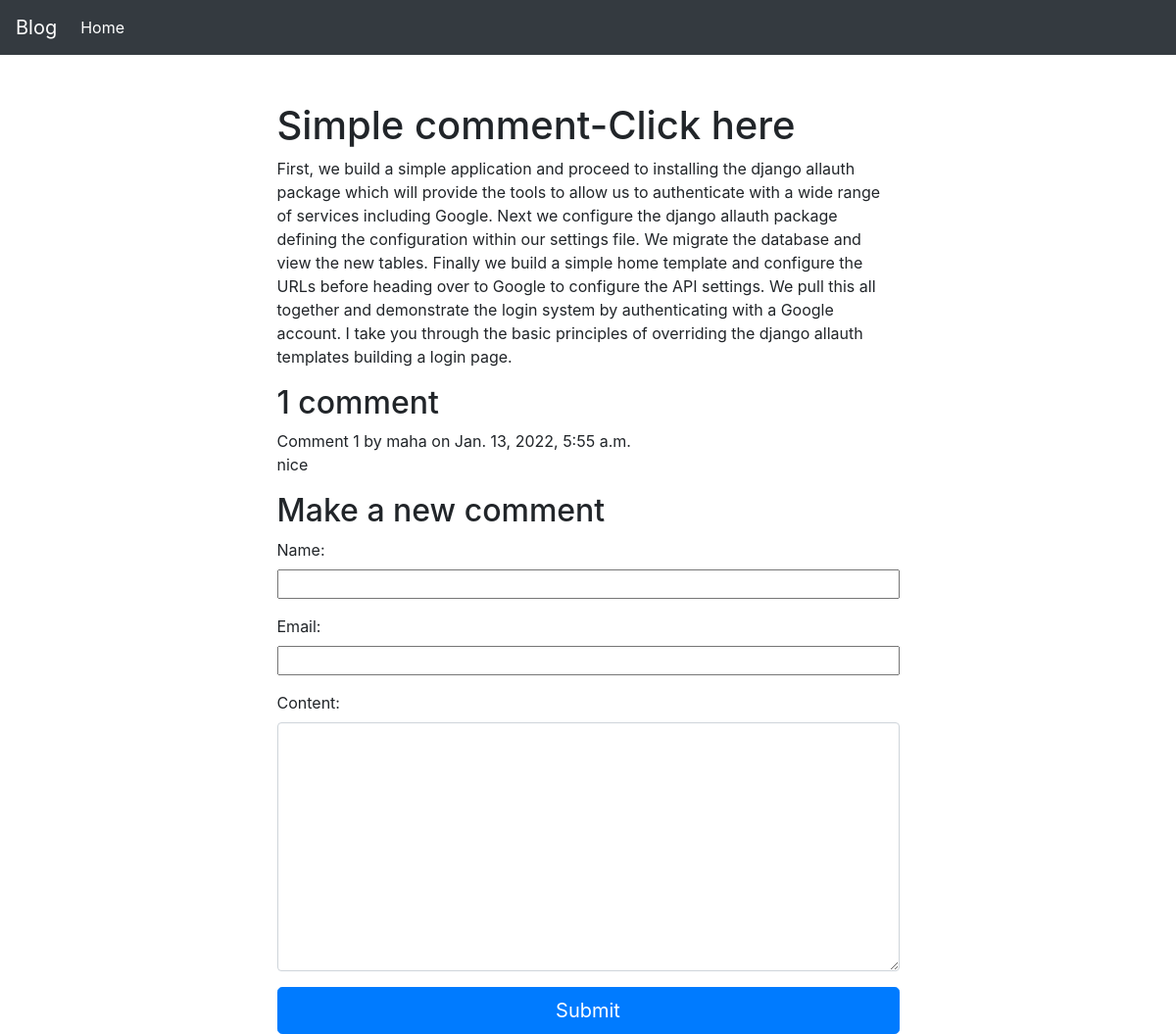
/Random_commands/, run on an earlier commit of the app's database.
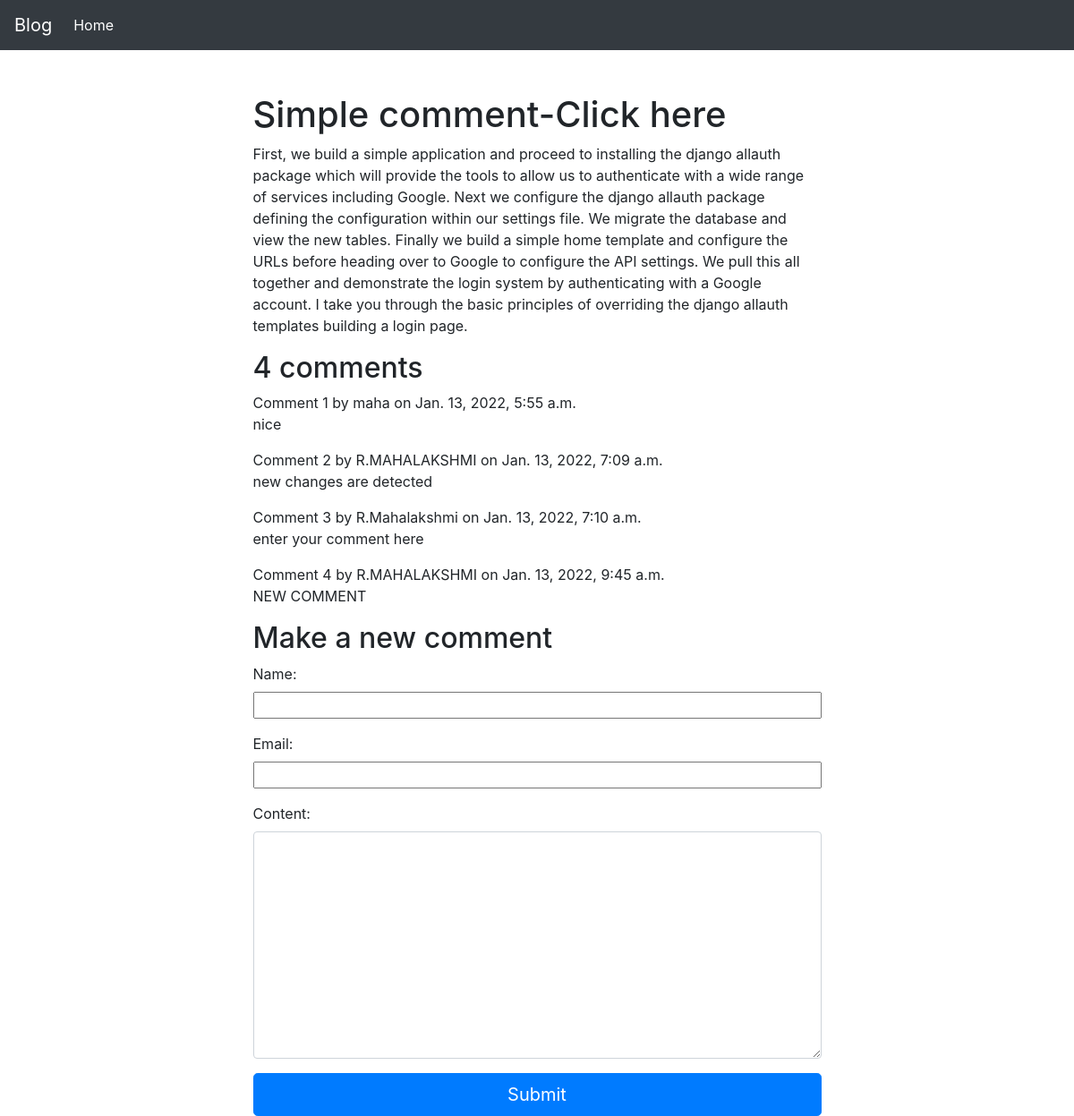
And on a later commit of the database.
### blog/models.py (models this page shows, shortened)
class Post(models.Model):
    class NewManager(models.Manager):
        def get_queryset(self):
            return super().get_queryset() .filter(status='published')
    options = (
        ('draft', 'Draft'),
        ('published', 'Published'),
    )
    title = models.CharField(max_length=250)
    excerpt = models.TextField(null=True)
    slug = models.SlugField(max_length=250, unique_for_date='publish')
    publish = models.DateTimeField(default=timezone.now)
    author = models.ForeignKey(
        User, on_delete=models.CASCADE, related_name='blog_posts')
    content = models.TextField()
    status = models.CharField(max_length=10, choices=options, default='draft')
    objects = models.Manager()  # default manager
    newmanager = NewManager()  # custom manager
    class Meta:
        ordering = ('-publish',)

class Comment(models.Model):
    post = models.ForeignKey(Post,
                             on_delete=models.CASCADE,
                             related_name='comments')
    name = models.CharField(max_length=50)
    email = models.EmailField()
    content = models.TextField()
    publish = models.DateTimeField(auto_now_add=True)
    status = models.BooleanField(default=True)
    class Meta:
        ordering = ('publish',)

### blog/views.py (the view)
# urls.py: path('<slug:post>/', views.post_single, name='post_single'),
def post_single(request, post):
    post = get_object_or_404(Post, slug=post, status='published')
    comments = post.comments.filter(status=True)
    user_comment = None
    if request.method == 'POST':
        comment_form = NewCommentForm(request.POST)
        if comment_form.is_valid():
            user_comment = comment_form.save(commit=False)
            user_comment.post = post
            user_comment.save()
            return HttpResponseRedirect('/' + post.slug)
    else:
        comment_form = NewCommentForm()
    return render(request, 'single.html', {'post': post, 'comments':  user_comment, 'comments': comments, 'comment_form': comment_form})

### blog/forms.py
class NewCommentForm(forms.ModelForm):
    class Meta:
        model = Comment
        fields = ('name', 'email', 'content')
        widgets = {
            'name': forms.TextInput(attrs={'class': 'col-sm-12'}),
            'email': forms.TextInput(attrs={'class': 'col-sm-12'}),
            'content': forms.Textarea(attrs={'class': 'form-control'}),
        }

### blog/templates/single.html (shortened to what this page needs)
{% extends "base.html" %}
{% block content %}
      <div class="container">
        <div class="row justify-content-md-center pt-5">
          <div class="col-7"><h1>{{post.title}}</h1></div>
          <div class="col-7"><p>{{post.content|safe}}</p></div>
          <div class="col-md-7">
              {% with comments.count as total_comments %}
              <h2>
              {{ total_comments }} comment{{ total_comments|pluralize }}
              </h2>
              {% endwith %}
              {% for comment in comments %}
                Comment {{ forloop.counter }} by {{ comment.name }}
                on {{ comment.publish }}
                {{ comment.content|linebreaks }}
              {% empty %}
                <p>There are no comments for this post.</p>
              {% endfor %}
                <h2>Make a new comment</h2>
              <form id="myForm" method="post">
              {{ comment_form.as_p }}
              <button type="submit" class="btn btn-primary btn-lg btn-block">Submit</button>
              </form>
          </div>
        </div>
      </div>
{% endblock %}

### blog/templates/base.html (shortened to what this page needs)
<!doctype html>
<html lang="en">
  <head>
    <link rel="stylesheet" href="https://stackpath.bootstrapcdn.com/bootstrap/4.4.1/css/bootstrap.min.css">
  </head>
  <body>
    <nav class="navbar navbar-expand-lg navbar-dark bg-dark">
        <a class="navbar-brand" href="#">Blog</a>
        <div class="collapse navbar-collapse" id="navbarSupportedContent">
          <ul class="navbar-nav mr-auto">
            <li class="nav-item active">
              <a class="nav-link" href="/">Home <span class="sr-only">(current)</span></a>
            </li>
          </ul>
        </div>
      </nav>
      {% block content %}
      {% endblock %}
  </body>
</html>

What changed in the data, as far as the page shows it:
added Comment: name "R.MAHALAKSHMI", publish "Jan. 13, 2022, 7:09 a.m.", content "new changes are detected"
added Comment: name "R.Mahalakshmi", publish "Jan. 13, 2022, 7:10 a.m.", content "enter your comment here"
added Comment: name "R.MAHALAKSHMI", publish "Jan. 13, 2022, 9:45 a.m.", content "NEW COMMENT"
Also different on the page:
{{ total_comments }}: "1" → "4"
